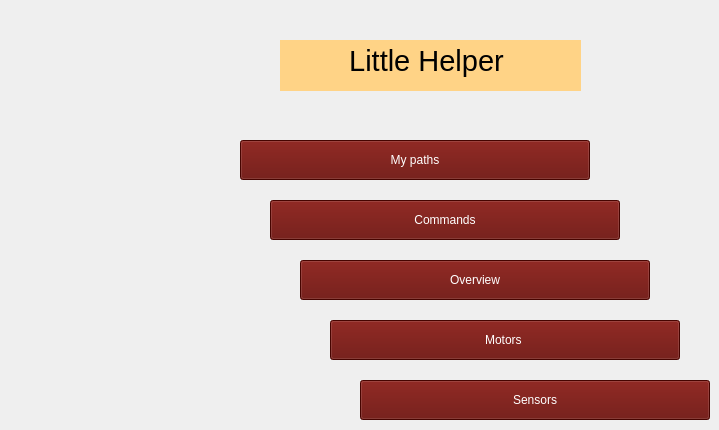
    <widget class="QWidget" name="Main">
     <property name="styleSheet">
      <string notr="true"/>
     </property>
     <attribute name="title">
      <string>Main</string>
     </attribute>
     <widget class="QLabel" name="Icone">
      <property name="geometry">
       <rect>
        <x>40</x>
        <y>130</y>
        <width>121</width>
        <height>291</height>
       </rect>
      </property>
      <property name="styleSheet">
       <string notr="true">background:none</string>
      </property>
      <property name="text">
       <string/>
      </property>
      <property name="pixmap">
       <pixmap resource="res.qrc">:/img/miles_power.png</pixmap>
      </property>
     </widget>
     <widget class="QTextBrowser" name="Title">
      <property name="geometry">
       <rect>
        <x>280</x>
        <y>40</y>
        <width>301</width>
        <height>51</height>
       </rect>
      </property>
      <property name="styleSheet">
       <string notr="true">background-color: rgb(255, 211, 134);
border:none;</string>
      </property>
      <property name="html">
       <string>&lt;!DOCTYPE HTML PUBLIC &quot;-//W3C//DTD HTML 4.0//EN&quot; &quot;http://www.w3.org/TR/REC-html40/strict.dtd&quot;&gt;
&lt;html&gt;&lt;head&gt;&lt;meta name=&quot;qrichtext&quot; content=&quot;1&quot; /&gt;&lt;style type=&quot;text/css&quot;&gt;
p, li { white-space: pre-wrap; }
&lt;/style&gt;&lt;/head&gt;&lt;body style=&quot; font-family:'Sans Serif'; font-size:9pt; font-weight:400; font-style:normal;&quot;&gt;
&lt;p align=&quot;center&quot; style=&quot; margin-top:0px; margin-bottom:0px; margin-left:0px; margin-right:0px; -qt-block-indent:0; text-indent:0px;&quot;&gt;&lt;span style=&quot; font-size:22pt;&quot;&gt;Little Helper &lt;/span&gt;&lt;/p&gt;&lt;/body&gt;&lt;/html&gt;</string>
      </property>
     </widget>
     <widget class="QPushButton" name="myPathsButton">
      <property name="geometry">
       <rect>
        <x>240</x>
        <y>140</y>
        <width>350</width>
        <height>40</height>
       </rect>
      </property>
      <property name="styleSheet">
       <string notr="true">background-color: rgb(98, 5, 0);
color: rgb(255, 255, 255);
</string>
      </property>
      <property name="text">
       <string>My paths</string>
      </property>
     </widget>
     <widget class="QPushButton" name="cmdButton">
      <property name="geometry">
       <rect>
        <x>270</x>
        <y>200</y>
        <width>350</width>
        <height>40</height>
       </rect>
      </property>
      <property name="styleSheet">
       <string notr="true">background-color: rgb(98, 5, 0);
color: rgb(255, 255, 255);
</string>
      </property>
      <property name="text">
       <string>Commands</string>
      </property>
     </widget>
     <widget class="QPushButton" name="overviewButton">
      <property name="geometry">
       <rect>
        <x>300</x>
        <y>260</y>
        <width>350</width>
        <height>40</height>
       </rect>
      </property>
      <property name="styleSheet">
       <string notr="true">background-color: rgb(98, 5, 0);
color: rgb(255, 255, 255);
</string>
      </property>
      <property name="text">
       <string>Overview</string>
      </property>
     </widget>
     <widget class="QPushButton" name="motorsButton">
      <property name="geometry">
       <rect>
        <x>330</x>
        <y>320</y>
        <width>350</width>
        <height>40</height>
       </rect>
      </property>
      <property name="styleSheet">
       <string notr="true">background-color: rgb(98, 5, 0);
color: rgb(255, 255, 255);
</string>
      </property>
      <property name="text">
       <string>Motors </string>
      </property>
     </widget>
     <widget class="QPushButton" name="sensorsButton">
      <property name="geometry">
       <rect>
        <x>360</x>
        <y>380</y>
        <width>350</width>
        <height>40</height>
       </rect>
      </property>
      <property name="styleSheet">
       <string notr="true">background-color: rgb(98, 5, 0);
color: rgb(255, 255, 255);
</string>
      </property>
      <property name="text">
       <string>Sensors</string>
      </property>
     </widget>
    </widget>
